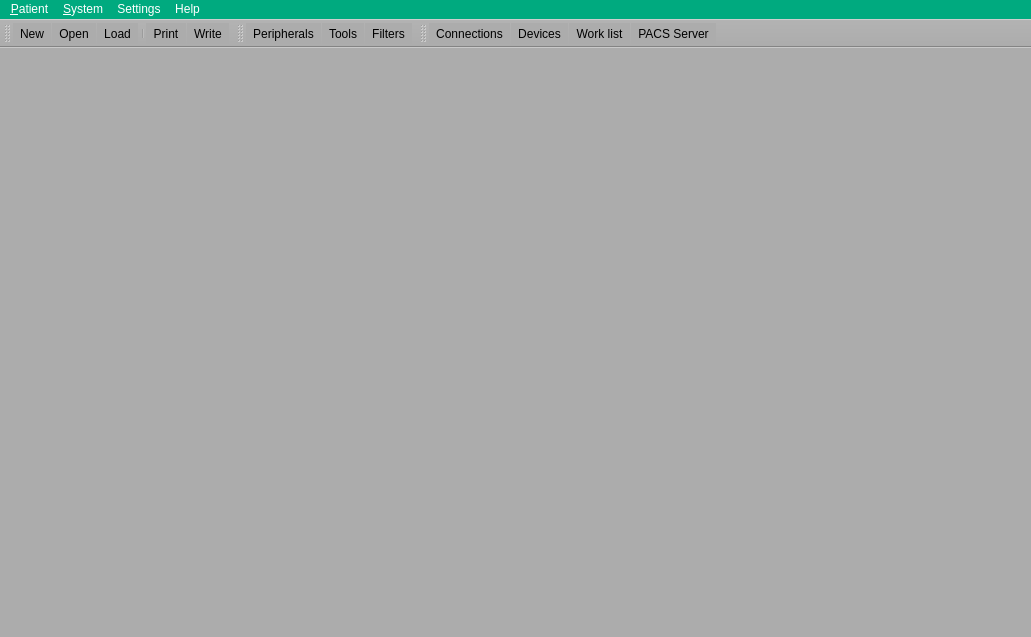
<?xml version="1.0" encoding="UTF-8"?>
<ui version="4.0">
 <class>MainWindow</class>
 <widget class="QMainWindow" name="MainWindow">
  <property name="geometry">
   <rect>
    <x>0</x>
    <y>0</y>
    <width>1031</width>
    <height>637</height>
   </rect>
  </property>
  <property name="font">
   <font>
    <family>MS Shell Dlg 2</family>
    <pointsize>10</pointsize>
    <weight>50</weight>
    <italic>false</italic>
    <bold>false</bold>
   </font>
  </property>
  <property name="windowTitle">
   <string>iBEX</string>
  </property>
  <property name="windowIcon">
   <iconset resource="../startuptoolresources.qrc">
    <normaloff>:/assets/images/_ibex_logo.png</normaloff>:/assets/images/_ibex_logo.png</iconset>
  </property>
  <property name="autoFillBackground">
   <bool>false</bool>
  </property>
  <property name="styleSheet">
   <string notr="true">background-color: rgb(172, 172, 172);
font: 10pt &quot;MS Shell Dlg 2&quot;;
</string>
  </property>
  <property name="toolButtonStyle">
   <enum>Qt::ToolButtonTextUnderIcon</enum>
  </property>
  <widget class="QWidget" name="centralWidget"/>
  <widget class="QMenuBar" name="menuBar">
   <property name="geometry">
    <rect>
     <x>0</x>
     <y>0</y>
     <width>1031</width>
     <height>27</height>
    </rect>
   </property>
   <property name="styleSheet">
    <string notr="true">background-color: rgb(0, 170, 127);
border-color: rgb(0, 0, 0);
color: rgb(255, 255, 255);
selection-background-color: rgb(85, 170, 255);
</string>
   </property>
   <widget class="QMenu" name="menuFile">
    <property name="styleSheet">
     <string notr="true"/>
    </property>
    <property name="title">
     <string>&amp;Patient</string>
    </property>
    <addaction name="action_New_Examination"/>
    <addaction name="action_Open_Local_Examination"/>
    <addaction name="action_Load_From_Worklist"/>
    <addaction name="separator"/>
    <addaction name="action_Print"/>
    <addaction name="action_Write_to_CD_DVD"/>
    <addaction name="separator"/>
    <addaction name="action_Exit_Application"/>
   </widget>
   <widget class="QMenu" name="menuSystem">
    <property name="title">
     <string>&amp;System</string>
    </property>
    <addaction name="action_Peripherals_System"/>
    <addaction name="action_Tools_System"/>
    <addaction name="action_Filters_System"/>
   </widget>
   <widget class="QMenu" name="menuSettings">
    <property name="title">
     <string>Settings</string>
    </property>
    <addaction name="action_Connections_Settings"/>
    <addaction name="action_Devices_Settings"/>
    <addaction name="action_Worklist_Settings"/>
    <addaction name="action_PACS_Server_Settings"/>
   </widget>
   <widget class="QMenu" name="menuHelp">
    <property name="title">
     <string>Help</string>
    </property>
    <addaction name="action_About_Help"/>
   </widget>
   <addaction name="menuFile"/>
   <addaction name="menuSystem"/>
   <addaction name="menuSettings"/>
   <addaction name="menuHelp"/>
  </widget>
  <widget class="QStatusBar" name="statusBar"/>
  <widget class="QToolBar" name="patientToolBar">
   <property name="windowTitle">
    <string>Documents</string>
   </property>
   <attribute name="toolBarArea">
    <enum>TopToolBarArea</enum>
   </attribute>
   <attribute name="toolBarBreak">
    <bool>false</bool>
   </attribute>
   <addaction name="action_New_Examination"/>
   <addaction name="action_Open_Local_Examination"/>
   <addaction name="action_Load_From_Worklist"/>
   <addaction name="separator"/>
   <addaction name="action_Print"/>
   <addaction name="action_Write_to_CD_DVD"/>
  </widget>
  <widget class="QToolBar" name="systemToolBar">
   <property name="windowTitle">
    <string>Info</string>
   </property>
   <attribute name="toolBarArea">
    <enum>TopToolBarArea</enum>
   </attribute>
   <attribute name="toolBarBreak">
    <bool>false</bool>
   </attribute>
   <addaction name="action_Peripherals_System"/>
   <addaction name="action_Tools_System"/>
   <addaction name="action_Filters_System"/>
  </widget>
  <widget class="QToolBar" name="SettingsToolBar">
   <property name="windowTitle">
    <string>Settings</string>
   </property>
   <attribute name="toolBarArea">
    <enum>TopToolBarArea</enum>
   </attribute>
   <attribute name="toolBarBreak">
    <bool>false</bool>
   </attribute>
   <addaction name="action_Connections_Settings"/>
   <addaction name="action_Devices_Settings"/>
   <addaction name="action_Worklist_Settings"/>
   <addaction name="action_PACS_Server_Settings"/>
  </widget>
  <action name="action_New_Examination">
   <property name="icon">
    <iconset resource="../startuptoolresources.qrc">
     <normaloff>:/assets/icons/_48_start_document.png</normaloff>:/assets/icons/_48_start_document.png</iconset>
   </property>
   <property name="text">
    <string>&amp;New</string>
   </property>
   <property name="iconVisibleInMenu">
    <bool>true</bool>
   </property>
  </action>
  <action name="action_Open_Local_Examination">
   <property name="icon">
    <iconset resource="../startuptoolresources.qrc">
     <normaloff>:/assets/icons/_48_open_document.png</normaloff>:/assets/icons/_48_open_document.png</iconset>
   </property>
   <property name="text">
    <string>&amp;Open</string>
   </property>
  </action>
  <action name="action_Load_From_Worklist">
   <property name="icon">
    <iconset resource="../startuptoolresources.qrc">
     <normaloff>:/assets/icons/_48_load.png</normaloff>:/assets/icons/_48_load.png</iconset>
   </property>
   <property name="text">
    <string>&amp;Load</string>
   </property>
   <property name="toolTip">
    <string>load from worklist</string>
   </property>
  </action>
  <action name="action_Print">
   <property name="icon">
    <iconset resource="../startuptoolresources.qrc">
     <normaloff>:/assets/icons/_48_printing.png</normaloff>:/assets/icons/_48_printing.png</iconset>
   </property>
   <property name="text">
    <string>&amp;Print</string>
   </property>
  </action>
  <action name="action_Connections_Settings">
   <property name="icon">
    <iconset resource="../startuptoolresources.qrc">
     <normaloff>:/assets/icons/_48_connections.png</normaloff>:/assets/icons/_48_connections.png</iconset>
   </property>
   <property name="text">
    <string>&amp;Connections</string>
   </property>
  </action>
  <action name="action_About_Help">
   <property name="text">
    <string>About</string>
   </property>
  </action>
  <action name="action_Devices_Settings">
   <property name="icon">
    <iconset resource="../startuptoolresources.qrc">
     <normaloff>:/assets/icons/_48_devices.png</normaloff>:/assets/icons/_48_devices.png</iconset>
   </property>
   <property name="text">
    <string>&amp;Devices</string>
   </property>
  </action>
  <action name="action_Write_to_CD_DVD">
   <property name="icon">
    <iconset resource="../startuptoolresources.qrc">
     <normaloff>:/assets/icons/_48_writecd.png</normaloff>:/assets/icons/_48_writecd.png</iconset>
   </property>
   <property name="text">
    <string>&amp;Write</string>
   </property>
  </action>
  <action name="action_Exit_Application">
   <property name="icon">
    <iconset resource="../startuptoolresources.qrc">
     <normaloff>:/assets/icons/_48_exit.png</normaloff>:/assets/icons/_48_exit.png</iconset>
   </property>
   <property name="text">
    <string>&amp;Exit</string>
   </property>
   <property name="shortcut">
    <string>Ctrl+Q</string>
   </property>
  </action>
  <action name="action_Peripherals_System">
   <property name="icon">
    <iconset resource="../startuptoolresources.qrc">
     <normaloff>:/assets/icons/_48_pheripherals.png</normaloff>:/assets/icons/_48_pheripherals.png</iconset>
   </property>
   <property name="text">
    <string>&amp;Peripherals</string>
   </property>
   <property name="toolTip">
    <string>Peripheral device status</string>
   </property>
  </action>
  <action name="action_Filters_System">
   <property name="icon">
    <iconset resource="../startuptoolresources.qrc">
     <normaloff>:/assets/icons/_48_filters.png</normaloff>:/assets/icons/_48_filters.png</iconset>
   </property>
   <property name="text">
    <string>&amp;Filters</string>
   </property>
   <property name="toolTip">
    <string>Available filter's settings and info</string>
   </property>
  </action>
  <action name="action_Worklist_Settings">
   <property name="icon">
    <iconset resource="../startuptoolresources.qrc">
     <normaloff>:/assets/icons/_48_worklist.png</normaloff>:/assets/icons/_48_worklist.png</iconset>
   </property>
   <property name="text">
    <string>&amp;Work list</string>
   </property>
   <property name="toolTip">
    <string>Work list settings</string>
   </property>
  </action>
  <action name="action_PACS_Server_Settings">
   <property name="icon">
    <iconset resource="../startuptoolresources.qrc">
     <normaloff>:/assets/icons/_48_pacs_server.png</normaloff>:/assets/icons/_48_pacs_server.png</iconset>
   </property>
   <property name="text">
    <string>&amp;PACS Server</string>
   </property>
   <property name="toolTip">
    <string>PACS Server settings</string>
   </property>
  </action>
  <action name="action_Tools_System">
   <property name="icon">
    <iconset resource="../startuptoolresources.qrc">
     <normaloff>:/assets/icons/_48_tools.png</normaloff>:/assets/icons/_48_tools.png</iconset>
   </property>
   <property name="text">
    <string>&amp;Tools</string>
   </property>
  </action>
 </widget>
 <layoutdefault spacing="6" margin="11"/>
 <resources>
  <include location="../startuptoolresources.qrc"/>
 </resources>
 <connections/>
</ui>
